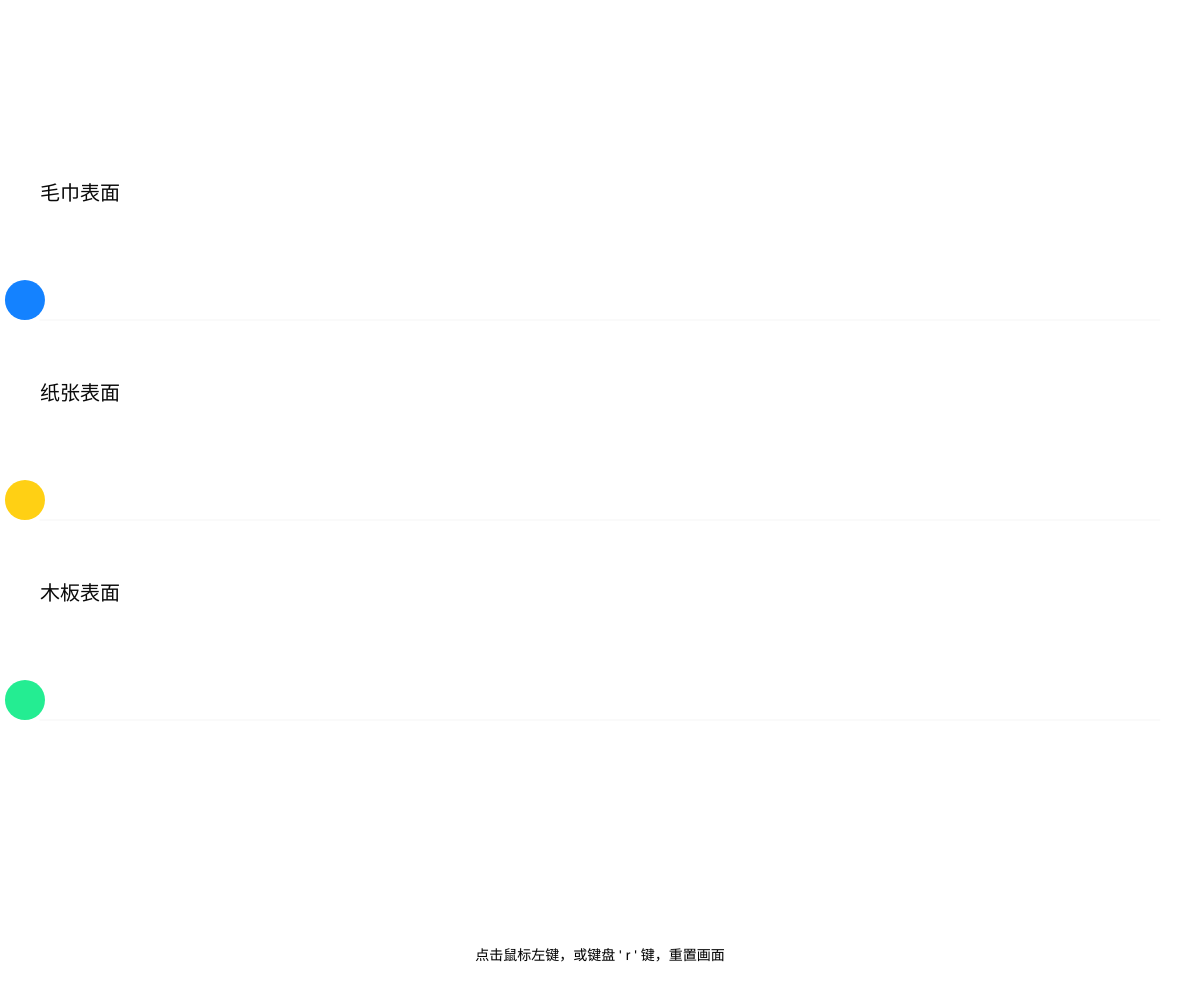
Frame 1 (no input)
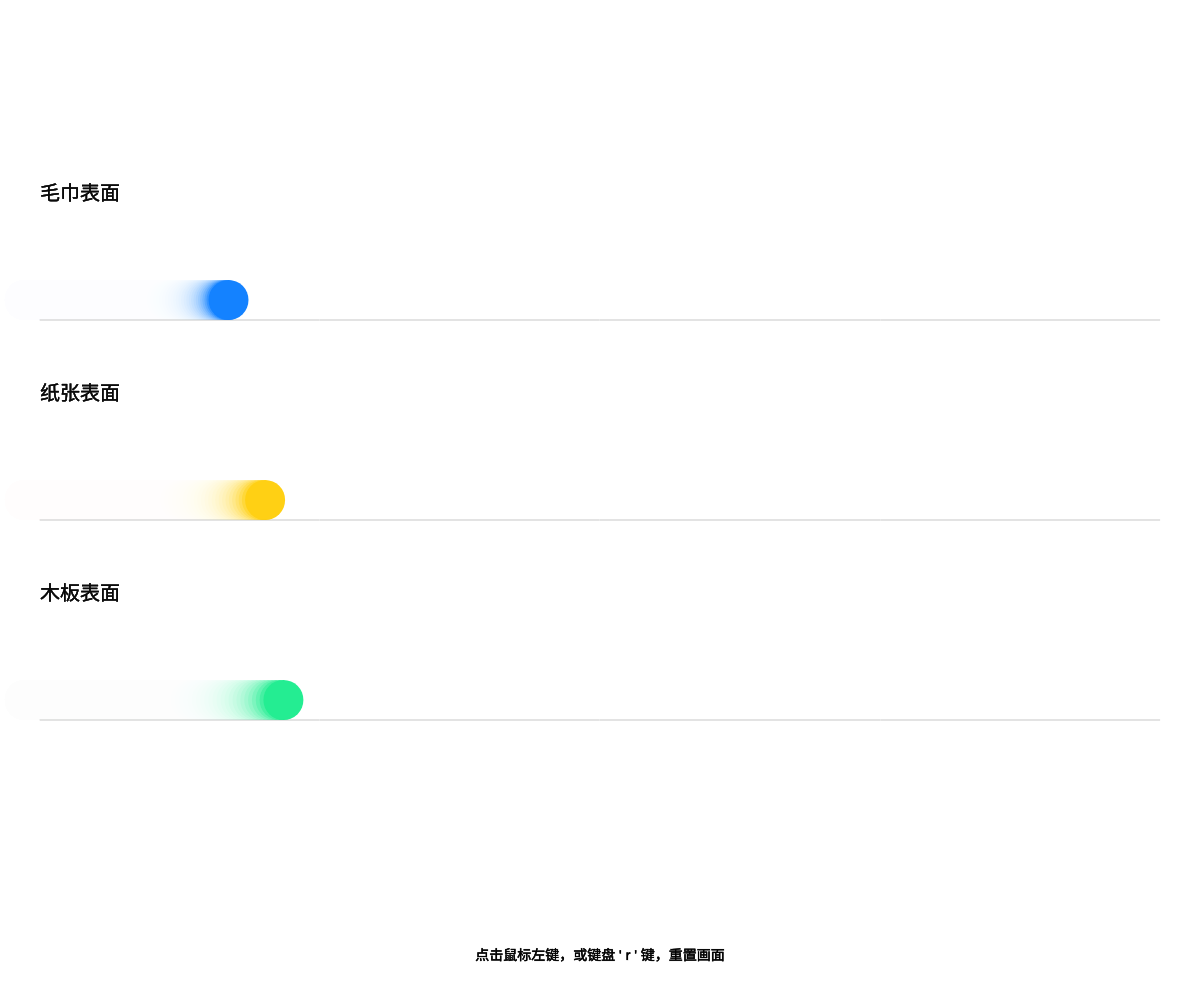
Frame 60 (no input)
Frame 120 (the mouse pressed at the canvas centre since frame 60): identical to frame 60, image omitted

The p5.js sketch that drew these frames (run headless with seeded random() and noise() and a simulated clock; from frame 60 on, the mouse is pressed at the canvas centre):

// p5.js sketch
// ── sketch.js
let balls = [];
let num = 3;

let pos_y = [0.3, 0.5, 0.7];
let acc_x = [-0.05, -0.03, -0.02];
let colors = ['#1482ff', '#ffd014', '#24ed92'];
let textList = ["毛巾表面", "纸张表面", "木板表面"];

function setup() {
    createCanvas(window.innerWidth, window.innerHeight);
    background(255);

    for (let i = 0; i < num; i++) {
        balls[i] = new Ball(pos_y[i] * height, acc_x[i], colors[i], textList[i]);
    }
}

function draw() {
    // background(255);

    fill(255, 40);
    noStroke();
    rect(0, 0, width, height);

    for (let i = 0; i < num; i++) {
        balls[i].run();
    }

    fill(0);
    textSize(14);
    textAlign(CENTER);
    text('点击鼠标左键，或键盘 \' r \' 键，重置画面', width / 2, height - 40);
}

function windowResized() {
    resizeCanvas(windowWidth, windowHeight);
}

function mousePressed() {
    setup();
}
// ── ball.js
class Ball {
    /**
     * @param {position_y} py 
     * @param {acceleration_x} acc 
     * @param {color} c 
     * @param {text} t
     */
    constructor(py, acc, c, t) {
        this.position = createVector(0, py);
        this.velocity = createVector(5, 0);
        this.acceleration = createVector(acc, 0);
        this.color = c;
        this.textContent = t;
        this.radius = 40;
    }

    run() {
        this.update();
        this.display();
        this.checkStop();
        this.showText();
        this.drawLine();
    }

    drawLine() {
        stroke(0, 10);
        line(this.radius, this.position.y + this.radius / 2, width-this.radius, this.position.y + this.radius / 2);
    }

    showText() {
        fill(10);
        textSize(20);
        textAlign(LEFT);
        text(this.textContent, this.radius, this.position.y - 100);
    }

    update() {
        this.velocity.add(this.acceleration);
        this.position.add(this.velocity);
    }

    display() {
        fill(this.color);
        noStroke();
        ellipse(this.position.x + this.radius / 2, this.position.y, this.radius);
    }

    checkStop() {
        if (this.velocity.x < 0) {
            this.acceleration.x = 0;
            this.velocity.x = 0;
        }
    }
}
